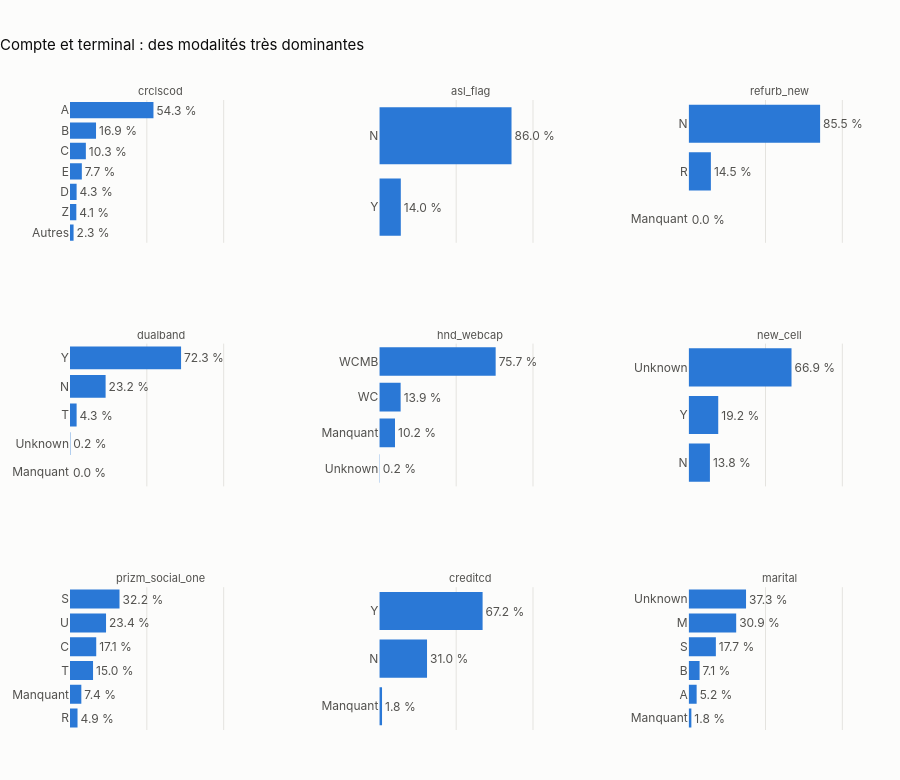

Notebook cell for this chart:
### Code cell
publish(category_bars({c: freqs[c] for c in ["crclscod", "asl_flag", "refurb_new", "dualband",
                                               "hnd_webcap", "new_cell", "prizm_social_one",
                                               "creditcd", "marital"]},
                      "Compte et terminal : des modalités très dominantes"), "02_cat_compte", width=1100)

### Figure 1 — Plotly figure (JSON) as saved in the notebook; plotly's stock layout.template omitted (floating-point values rounded to 4 significant figures)
{"data": [{"cliponaxis": false, "hovertemplate": "%{y} : %{x:.1f} %<extra></extra>", "marker": {"color": "#2a78d6"}, "orientation": "h", "showlegend": false, "text": ["2.3 %", "4.1 %", "4.3 %", "7.7 %", "10.3 %", "16.9 %", "54.3 %"], "textposition": "outside", "type": "bar", "x": [2.32, 4.12, 4.3, 7.7, 10.32, 16.94, 54.31], "xaxis": "x", "y": ["Autres", "Z", "D", "E", "C", "B", "A"], "yaxis": "y"}, {"cliponaxis": false, "hovertemplate": "%{y} : %{x:.1f} %<extra></extra>", "marker": {"color": "#2a78d6"}, "orientation": "h", "showlegend": false, "text": ["14.0 %", "86.0 %"], "textposition": "outside", "type": "bar", "x": [13.98, 86.02], "xaxis": "x2", "y": ["Y", "N"], "yaxis": "y2"}, {"cliponaxis": false, "hovertemplate": "%{y} : %{x:.1f} %<extra></extra>", "marker": {"color": "#2a78d6"}, "orientation": "h", "showlegend": false, "text": ["0.0 %", "14.5 %", "85.5 %"], "textposition": "outside", "type": "bar", "x": [0.0, 14.46, 85.53], "xaxis": "x3", "y": ["Manquant", "R", "N"], "yaxis": "y3"}, {"cliponaxis": false, "hovertemplate": "%{y} : %{x:.1f} %<extra></extra>", "marker": {"color": "#2a78d6"}, "orientation": "h", "showlegend": false, "text": ["0.0 %", "0.2 %", "4.3 %", "23.2 %", "72.3 %"], "textposition": "outside", "type": "bar", "x": [0.0, 0.23, 4.31, 23.17, 72.28], "xaxis": "x4", "y": ["Manquant", "Unknown", "T", "N", "Y"], "yaxis": "y4"}, {"cliponaxis": false, "hovertemplate": "%{y} : %{x:.1f} %<extra></extra>", "marker": {"color": "#2a78d6"}, "orientation": "h", "showlegend": false, "text": ["0.2 %", "10.2 %", "13.9 %", "75.7 %"], "textposition": "outside", "type": "bar", "x": [0.24, 10.2, 13.86, 75.7], "xaxis": "x5", "y": ["Unknown", "Manquant", "WC", "WCMB"], "yaxis": "y5"}, {"cliponaxis": false, "hovertemplate": "%{y} : %{x:.1f} %<extra></extra>", "marker": {"color": "#2a78d6"}, "orientation": "h", "showlegend": false, "text": ["13.8 %", "19.2 %", "66.9 %"], "textposition": "outside", "type": "bar", "x": [13.83, 19.24, 66.93], "xaxis": "x6", "y": ["N", "Y", "Unknown"], "yaxis": "y6"}, {"cliponaxis": false, "hovertemplate": "%{y} : %{x:.1f} %<extra></extra>", "marker": {"color": "#2a78d6"}, "orientation": "h", "showlegend": false, "text": ["4.9 %", "7.4 %", "15.0 %", "17.1 %", "23.4 %", "32.2 %"], "textposition": "outside", "type": "bar", "x": [4.9, 7.37, 14.99, 17.07, 23.45, 32.22], "xaxis": "x7", "y": ["R", "Manquant", "T", "C", "U", "S"], "yaxis": "y7"}, {"cliponaxis": false, "hovertemplate": "%{y} : %{x:.1f} %<extra></extra>", "marker": {"color": "#2a78d6"}, "orientation": "h", "showlegend": false, "text": ["1.8 %", "31.0 %", "67.2 %"], "textposition": "outside", "type": "bar", "x": [1.76, 31.04, 67.2], "xaxis": "x8", "y": ["Manquant", "N", "Y"], "yaxis": "y8"}, {"cliponaxis": false, "hovertemplate": "%{y} : %{x:.1f} %<extra></extra>", "marker": {"color": "#2a78d6"}, "orientation": "h", "showlegend": false, "text": ["1.8 %", "5.2 %", "7.1 %", "17.7 %", "30.9 %", "37.3 %"], "textposition": "outside", "type": "bar", "x": [1.76, 5.19, 7.1, 17.7, 30.92, 37.33], "xaxis": "x9", "y": ["Manquant", "A", "B", "S", "M", "Unknown"], "yaxis": "y9"}], "layout": {"annotations": [{"font": {"color": "#52514e", "size": 11}, "showarrow": false, "text": "crclscod", "x": 0.1133, "xanchor": "center", "xref": "paper", "y": 1.0, "yanchor": "bottom", "yref": "paper"}, {"font": {"color": "#52514e", "size": 11}, "showarrow": false, "text": "asl_flag", "x": 0.5, "xanchor": "center", "xref": "paper", "y": 1.0, "yanchor": "bottom", "yref": "paper"}, {"font": {"color": "#52514e", "size": 11}, "showarrow": false, "text": "refurb_new", "x": 0.8867, "xanchor": "center", "xref": "paper", "y": 1.0, "yanchor": "bottom", "yref": "paper"}, {"font": {"color": "#52514e", "size": 11}, "showarrow": false, "text": "dualband", "x": 0.1133, "xanchor": "center", "xref": "paper", "y": 0.6133, "yanchor": "bottom", "yref": "paper"}, {"font": {"color": "#52514e", "size": 11}, "showarrow": false, "text": "hnd_webcap", "x": 0.5, "xanchor": "center", "xref": "paper", "y": 0.6133, "yanchor": "bottom", "yref": "paper"}, {"font": {"color": "#52514e", "size": 11}, "showarrow": false, "text": "new_cell", "x": 0.8867, "xanchor": "center", "xref": "paper", "y": 0.6133, "yanchor": "bottom", "yref": "paper"}, {"font": {"color": "#52514e", "size": 11}, "showarrow": false, "text": "prizm_social_one", "x": 0.1133, "xanchor": "center", "xref": "paper", "y": 0.2267, "yanchor": "bottom", "yref": "paper"}, {"font": {"color": "#52514e", "size": 11}, "showarrow": false, "text": "creditcd", "x": 0.5, "xanchor": "center", "xref": "paper", "y": 0.2267, "yanchor": "bottom", "yref": "paper"}, {"font": {"color": "#52514e", "size": 11}, "showarrow": false, "text": "marital", "x": 0.8867, "xanchor": "center", "xref": "paper", "y": 0.2267, "yanchor": "bottom", "yref": "paper"}], "height": 780, "title": {"text": "Compte et terminal : des modalités très dominantes"}, "xaxis": {"anchor": "y", "domain": [0.0, 0.2267], "range": [0, 118], "showticklabels": false}, "xaxis2": {"anchor": "y2", "domain": [0.3867, 0.6133], "range": [0, 118], "showticklabels": false}, "xaxis3": {"anchor": "y3", "domain": [0.7733, 1.0], "range": [0, 118], "showticklabels": false}, "xaxis4": {"anchor": "y4", "domain": [0.0, 0.2267], "range": [0, 118], "showticklabels": false}, "xaxis5": {"anchor": "y5", "domain": [0.3867, 0.6133], "range": [0, 118], "showticklabels": false}, "xaxis6": {"anchor": "y6", "domain": [0.7733, 1.0], "range": [0, 118], "showticklabels": false}, "xaxis7": {"anchor": "y7", "domain": [0.0, 0.2267], "range": [0, 118], "showticklabels": false}, "xaxis8": {"anchor": "y8", "domain": [0.3867, 0.6133], "range": [0, 118], "showticklabels": false}, "xaxis9": {"anchor": "y9", "domain": [0.7733, 1.0], "range": [0, 118], "showticklabels": false}, "yaxis": {"anchor": "x", "domain": [0.7733, 1.0]}, "yaxis2": {"anchor": "x2", "domain": [0.7733, 1.0]}, "yaxis3": {"anchor": "x3", "domain": [0.7733, 1.0]}, "yaxis4": {"anchor": "x4", "domain": [0.3867, 0.6133]}, "yaxis5": {"anchor": "x5", "domain": [0.3867, 0.6133]}, "yaxis6": {"anchor": "x6", "domain": [0.3867, 0.6133]}, "yaxis7": {"anchor": "x7", "domain": [0.0, 0.2267]}, "yaxis8": {"anchor": "x8", "domain": [0.0, 0.2267]}, "yaxis9": {"anchor": "x9", "domain": [0.0, 0.2267]}}}
